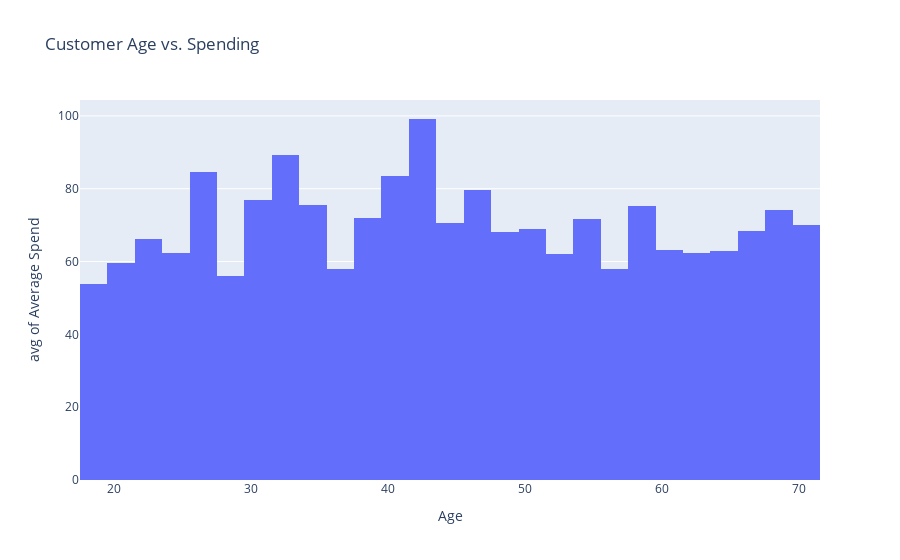

Write notebook code for a chart like this one.
### Code cell
age_spending = df.groupby('customer_age')['total_sales'].mean().reset_index()

fig7 = px.histogram(age_spending, x='customer_age', y='total_sales', 
                    title='Customer Age vs. Spending',
                    labels={'customer_age': 'Age', 'total_sales': 'Average Spend'},
                    nbins=30, histfunc='avg') 

fig7.show()

### Figure 1 — Plotly figure (JSON) as saved in the notebook; plotly's stock layout.template omitted (floating-point values rounded to 4 significant figures)
{"data": [{"alignmentgroup": "True", "bingroup": "x", "histfunc": "avg", "hovertemplate": "Age=%{x}<br>avg of Average Spend=%{y}<extra></extra>", "legendgroup": "", "marker": {"color": "#636efa", "pattern": {"shape": ""}}, "name": "", "nbinsx": 30, "offsetgroup": "", "orientation": "v", "showlegend": false, "type": "histogram", "x": [18, 19, 20, 21, 22, 23, 24, 25, 26, 27, 28, 29, 30, 31, 32, 33, 34, 35, 36, 37, 38, 39, 40, 41, 42, 43, 44, 45, 46, 47, 48, 49, 50, 51, 52, 53, 54, 55, 56, 57, 58, 59, 60, 61, 62, 63, 64, 65, 66, 67, 68, 69, 70], "xaxis": "x", "y": [58.27, 49.47, 51.28, 68.07, 67.22, 65.21, 67.85, 56.82, 87.12, 82.32, 59.38, 52.59, 83.0, 70.92, 105.2, 73.46, 73.86, 77.37, 62.81, 52.85, 81.33, 62.86, 72.06, 95.15, 97.93, 100.4, 66.19, 75.15, 71.32, 87.79, 66.07, 69.93, 57.56, 80.3, 67.19, 57.1, 70.79, 72.37, 52.26, 63.83, 71.53, 79.24, 71.68, 54.45, 68.95, 55.83, 60.1, 65.65, 74.76, 61.98, 84.58, 63.9, 69.93], "yaxis": "y"}], "layout": {"barmode": "relative", "legend": {"tracegroupgap": 0}, "title": {"text": "Customer Age vs. Spending"}, "xaxis": {"anchor": "y", "domain": [0, 1], "title": {"text": "Age"}}, "yaxis": {"anchor": "x", "domain": [0, 1], "title": {"text": "avg of Average Spend"}}}}
